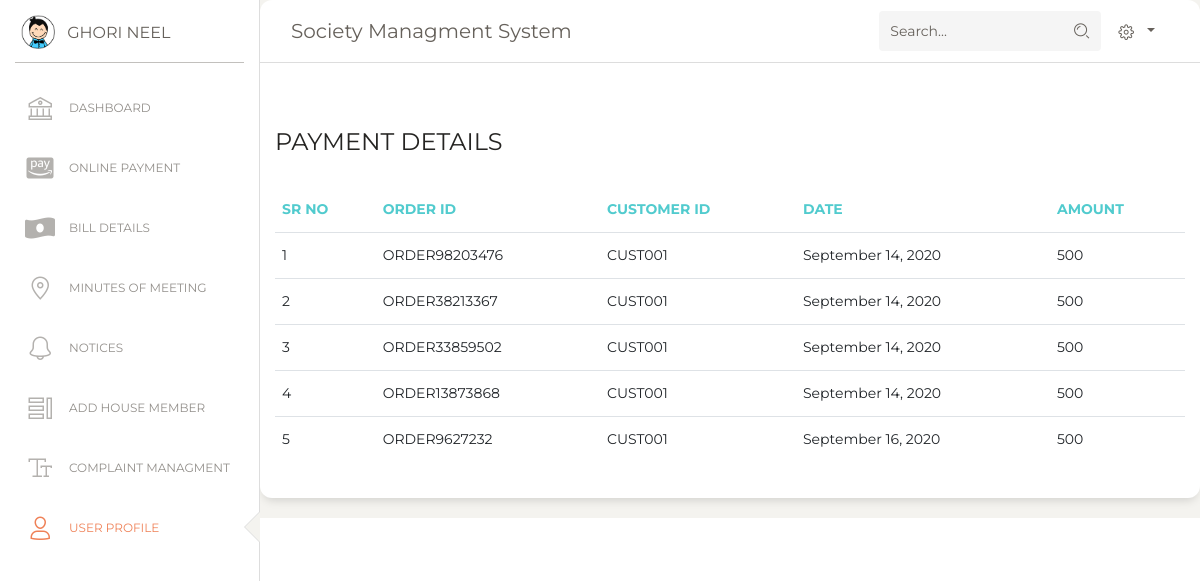
The page /SMS/user/dashboard/display_bill_user.php (signed in) on the database its author committed.
### tables this page shows
CREATE TABLE `payment_user` (
  `pay_id` int(11) NOT NULL,
  `order_id` varchar(30) DEFAULT NULL,
  `customer_id` varchar(30) DEFAULT NULL,
  `customer_name` varchar(50) DEFAULT NULL,
  `date` varchar(50) DEFAULT NULL,
  `amount` varchar(50) DEFAULT NULL,
  `user_id` int(11) DEFAULT NULL
);

### SMS/user/dashboard/display_bill_user.php (the view, shortened to what this page needs)
<!DOCTYPE html>
<html lang="en">
<head>
  <link href="https://maxcdn.bootstrapcdn.com/font-awesome/latest/css/font-awesome.min.css" rel="stylesheet">
  <link href="../assets/css/bootstrap.min.css" rel="stylesheet" />
  <link href="../assets/css/paper-dashboard.css?v=2.0.1" rel="stylesheet" />
  <link href="../assets/demo/demo.css" rel="stylesheet" />
</head>
<body class="">
  <div class="wrapper ">
    <div class="sidebar" data-color="white" data-active-color="danger">
      <div class="logo">
        <a href="https://www.creative-tim.com" class="simple-text logo-mini">
          <div class="logo-image-small">
            <img src="../assets/img/logo-small.png">
          </div>
        </a>
        <a href="https://www.creative-tim.com" class="simple-text logo-normal">
          <?php
           echo $_SESSION['username'];
          ?>
        </a>
      </div>
      <div class="sidebar-wrapper">
      <?php  include "side_menu_user.php"?>
      </div>
    </div>
    <div class="main-panel">
      <nav class="navbar navbar-expand-lg navbar-absolute fixed-top navbar-transparent">
        <div class="container-fluid">
          <div class="navbar-wrapper">
            <a class="navbar-brand" href="#">Society Managment System</a>
          </div>
          <div class="collapse navbar-collapse justify-content-end" id="navigation">
            <form>
              <div class="input-group no-border">
                <input type="text" value="" class="form-control" placeholder="Search...">
                <div class="input-group-append">
                  <div class="input-group-text">
                    <i class="nc-icon nc-zoom-split"></i>
                  </div>
                </div>
              </div>
            </form>
            <?php include "nav_bar_user.php"?>
          </div>
        </div>
      </nav>
        <div class="row">
          <div class="col-md-12">
            <div class="card">
              <div class="card-header" style="margin-top:100px;">
                <h4 class="card-title">PAYMENT DETAILS</h4>
              </div>
              <div class="card-body">
                <div class="table-responsive">
                  <table class="table">
                    <thead class=" text-primary">
                    <th>
                        Sr No
                      </th>
                        <th>
                        ORDER ID
                      </th>
                      <th>
                      CUSTOMER ID
                      </th>
                      <th>
                        DATE
                      </th>
                       <th>
                       AMOUNT
                      </th>
                    </thead>
 <?php
include "connection.php";
 $display="select * from payment_user where user_id=".$_SESSION['user'];
$result1=mysqli_query($conn,$display);
if(mysqli_num_rows($result1) > 0){
     $number=1;
  while ($row=mysqli_fetch_array($result1)) {
   echo  '<tr>';
   echo '<td>'.$number.'</td>';
    echo '<td>'.$row['order_id'].'</td>';
     echo '<td>'.$row['customer_id'].'</td>';
       echo '<td>'.$row['date'].'</td>';
       echo '<td>'.$row['amount'].'</td>';
echo'</tr>';
$number++;
}
 }?>
                  </table>
                </div>
              </div>
            </div>
          </div>
        </div>
      </div>
</body>
</html>

### rows shown on the page
payment_user: order "ORDER98203476", customer "CUST001", date "September 14, 2020", amount "500"
payment_user: order "ORDER38213367", customer "CUST001", date "September 14, 2020", amount "500"
payment_user: order "ORDER33859502", customer "CUST001", date "September 14, 2020", amount "500"
payment_user: order "ORDER13873868", customer "CUST001", date "September 14, 2020", amount "500"
payment_user: order "ORDER9627232", customer "CUST001", date "September 16, 2020", amount "500"

### other values the page prints
$_SESSION['username'] "GHORI NEEL"
